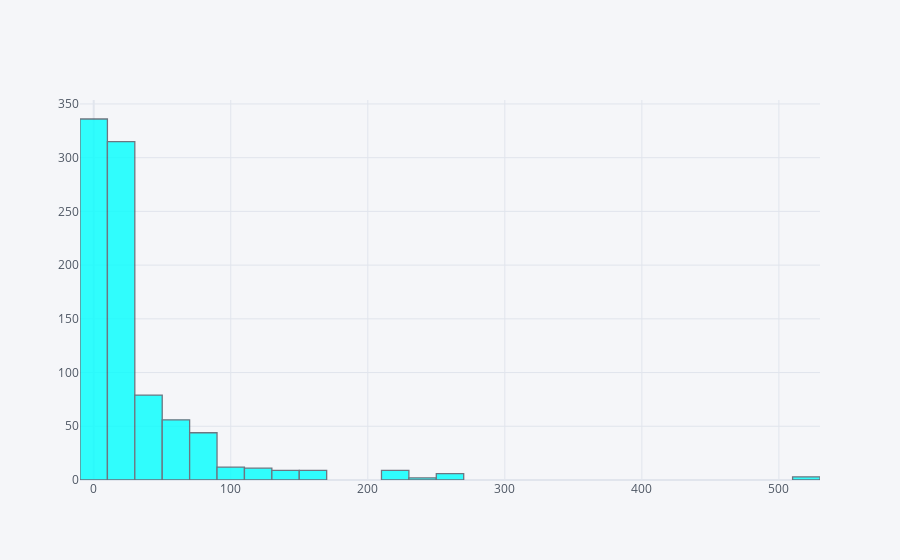

Notebook cell for this chart:
### Code cell
train['Fare'].iplot(kind='hist',bins=30,color='cyan')

### Figure 1 — Plotly figure (JSON) as saved in the notebook; plotly's stock layout.template omitted (floating-point values rounded to 4 significant figures; data arrays with more than 128 entries replaced by an {"elided": "..."} marker saying what was removed)
{"data": [{"histfunc": "count", "histnorm": "", "marker": {"color": "rgba(0, 255, 255, 1.0)", "line": {"color": "#4D5663", "width": 1.3}}, "name": "Fare", "nbinsx": 30, "opacity": 0.8, "orientation": "v", "type": "histogram", "x": {"elided": "891 float values"}}], "layout": {"barmode": "overlay", "legend": {"bgcolor": "#F5F6F9", "font": {"color": "#4D5663"}}, "paper_bgcolor": "#F5F6F9", "plot_bgcolor": "#F5F6F9", "title": {"font": {"color": "#4D5663"}}, "xaxis": {"gridcolor": "#E1E5ED", "showgrid": true, "tickfont": {"color": "#4D5663"}, "title": {"font": {"color": "#4D5663"}, "text": ""}, "zerolinecolor": "#E1E5ED"}, "yaxis": {"gridcolor": "#E1E5ED", "showgrid": true, "tickfont": {"color": "#4D5663"}, "title": {"font": {"color": "#4D5663"}, "text": ""}, "zerolinecolor": "#E1E5ED"}}}
